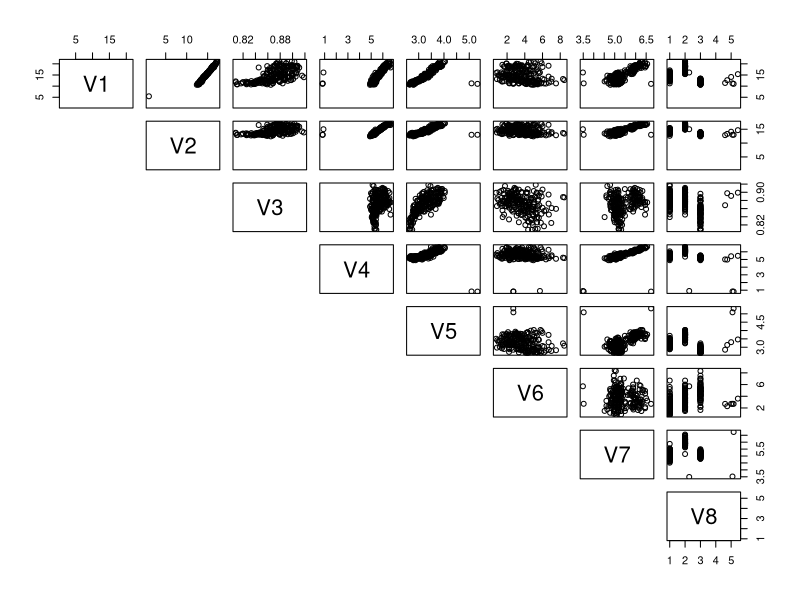
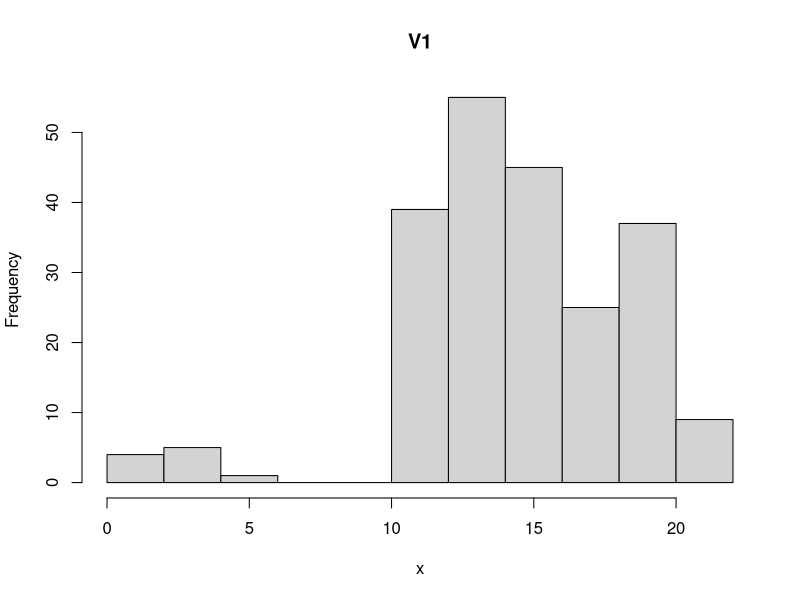
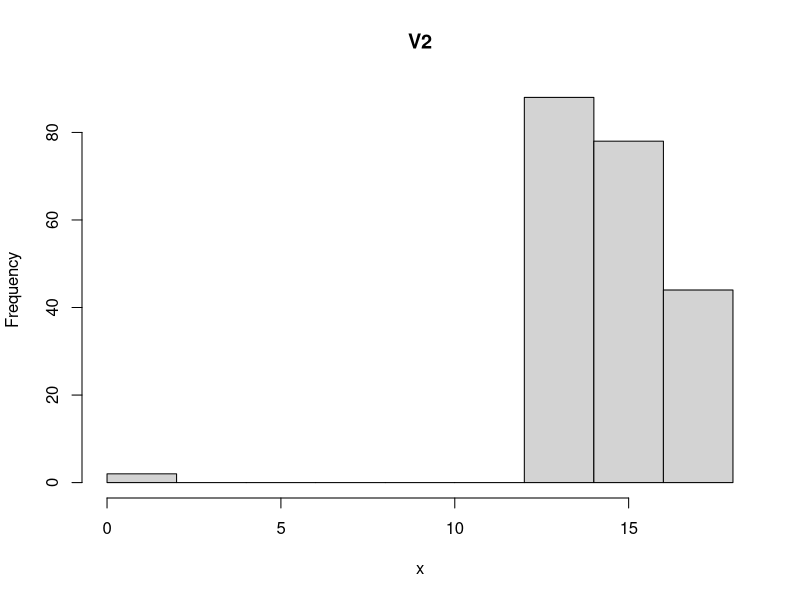
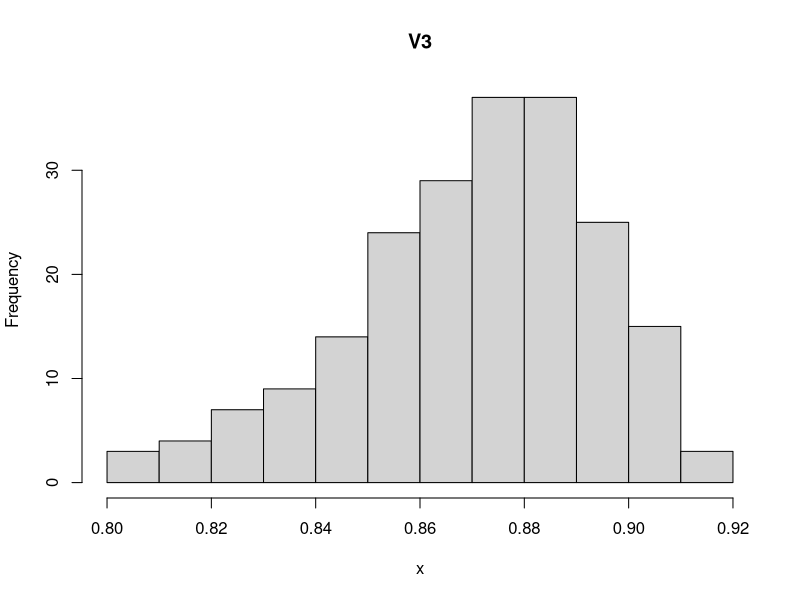
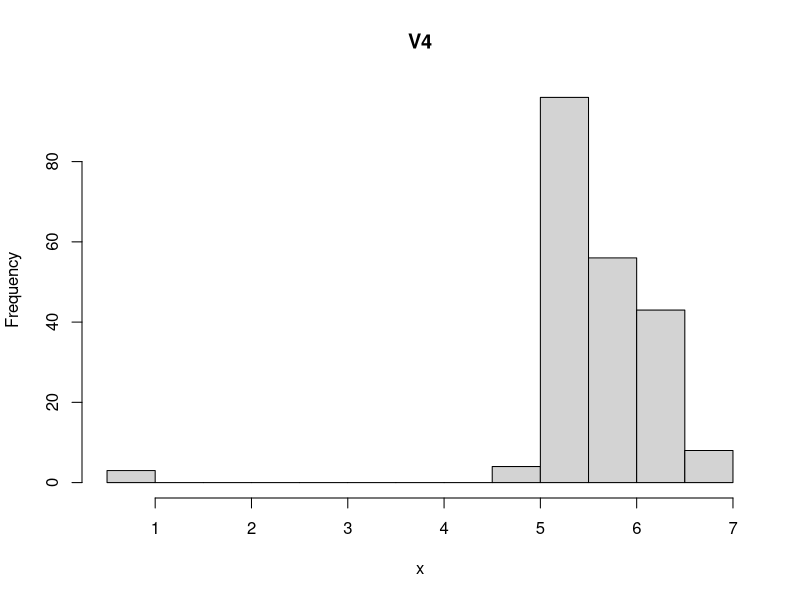
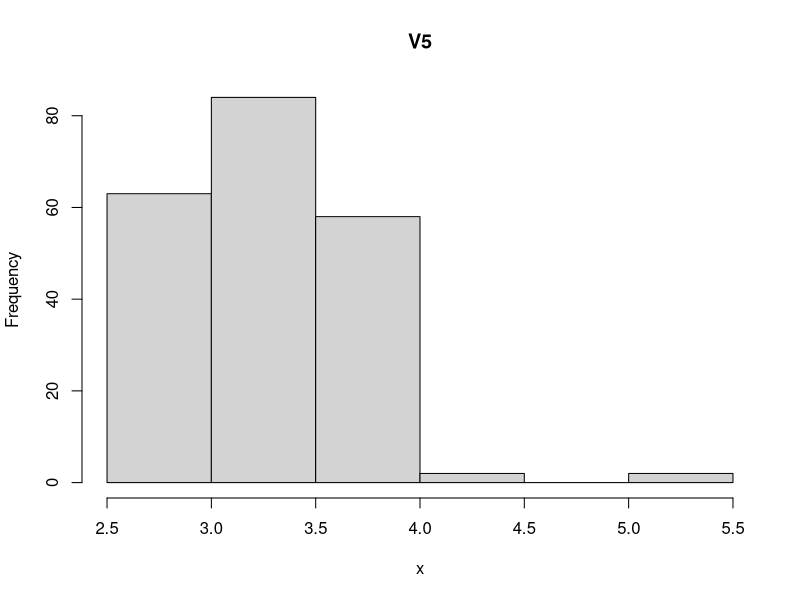
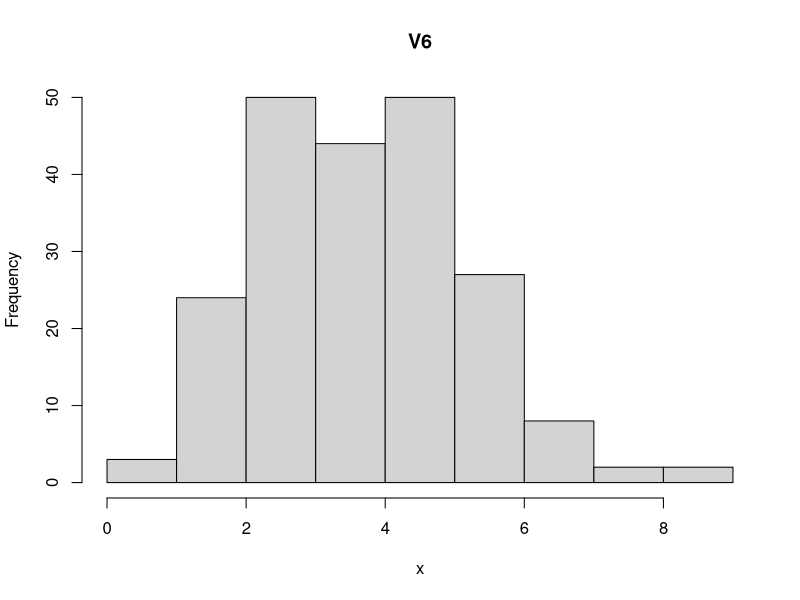
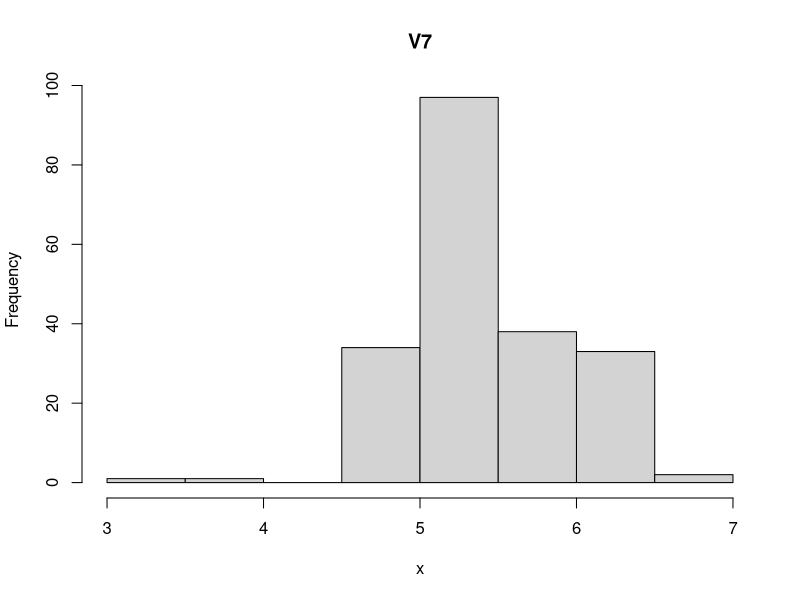

Recreate these plots in R, in order.
# Exercise 9-1 Clustering Lab-Session -------------------------------------


# (a) Data Preprocessing --------------------------------------------------

# > Download the dataset. -------------------------------------------------
# done - http://archive.ics.uci.edu/ml/datasets/seeds


# > Try and reformat the dataset for use with the tool of your cho --------
#df <- read.csv("seeds_dataset.txt", sep = "\t", header = F)
#write.csv(df, "seeds_dataset.csv")

df <- read.csv("seeds_dataset.csv")

normalized <- scale(df[-1])


# > Visualizing some stuffs -----------------------------------------------

pairs(df[-1], lower.panel = NULL)

varnames <- c("V1", "V2", "V3", "V4", "V5", "V6", "V7", "V8")

i = 0
lapply(df[-1], function(x) {
  i <<- i + 1
  hist(x, main = varnames[i])
})

# (b) k-means -------------------------------------------------------------
# > Use a k-means implementation to analyze the seeds dataset. ------------


# > What is a suitable choice for k? --------------------------------------


# Try different k-means variants  -----------------------------------------
# Like MacQueen, Lloyd, Elkan, k-means++
# > you observe any differences or tendencies in the results? --------------



# (c) EM-clustering: ------------------------------------------------------
# > Run EM clustering on the seeds dataset. -------------------------------


# > What is a suitable choice for k? --------------------------------------


# > For different choices of k: -------------------------------------------
# >> compare the result to a similar choice of k in the k-means algorithm. -----



# (d) DBSCAN --------------------------------------------------------------
# > Run DBSCAN on the seeds dataset. --------------------------------------


# > Find suitable parameter values for epsilon and minpts. ----------------



# (e) ---------------------------------------------------------------------
# You might also want to try SNN clustering or hierarchical clustering.
# Given your experience with this dataset by now
# – does using these algorithms make sense on this dataset?



# (f) Comparison ----------------------------------------------------------
# Which type of clustering algorithm
# do you consider the most suitable for this dataset?


# (g) ---------------------------------------------------------------------
# Try a different tool, and start from the preprocessing step again
# to get familiarized with that tool.
